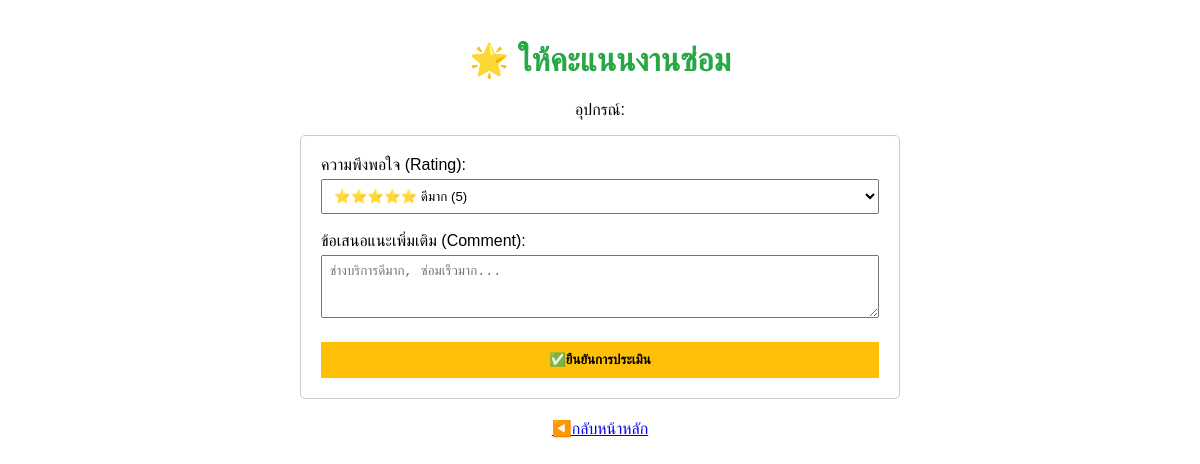
/evaluate/1 (signed in), run on an earlier commit of the app's database.
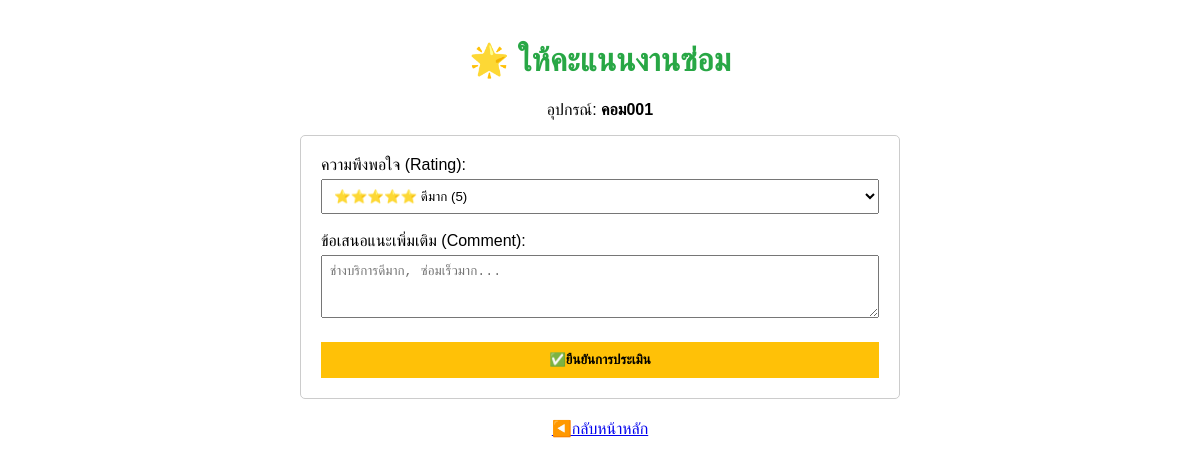
And on a later commit of the database.
### tables this page shows
CREATE TABLE repairs (
    repair_id INTEGER PRIMARY KEY AUTOINCREMENT,
    user_id INTEGER NOT NULL,
    device_name TEXT NOT NULL,
    problem_detail TEXT NOT NULL,
    location TEXT NOT NULL,
    status TEXT DEFAULT 'Pending',
    report_date TIMESTAMP DEFAULT CURRENT_TIMESTAMP,
    technician_note TEXT,
    spare_parts TEXT,
    cost INTEGER DEFAULT 0,
    FOREIGN KEY (user_id) REFERENCES users (user_id)
);

### app.py (the view, shortened to what this page needs)
@app.route('/evaluate/<int:repair_id>', methods=['GET', 'POST'])
def evaluate(repair_id):
    if 'user_id' not in session:
        return redirect(url_for('login'))
    conn = get_db_connection()
    repair = conn.execute('SELECT * FROM repairs WHERE repair_id = ?', (repair_id,)).fetchone()
    conn.close()
    return render_template('evaluate.html', repair=repair)

### app.py (called while the page is built)
def get_db_connection():
    conn = sqlite3.connect('maintenance.db')
    conn.row_factory = sqlite3.Row
    return conn

### templates/evaluate.html (shortened to what this page needs)
<!DOCTYPE html>
<html>
<head>
</head>
<body>
    <h1>🌟 ให้คะแนนงานซ่อม</h1>
    <p>อุปกรณ์: <strong>{{ repair['device_name'] }}</strong></p>
    <form method="POST">
        <label>ความพึงพอใจ (Rating):</label>
        <select name="rating" required>
            <option value="5">⭐⭐⭐⭐⭐ ดีมาก (5)</option>
        </select>
        <br><br>
        <label>ข้อเสนอแนะเพิ่มเติม (Comment):</label>
        <textarea name="comment" rows="3" placeholder="ช่างบริการดีมาก, ซ่อมเร็วมาก..."></textarea>
        <button type="submit">✅ยืนยันการประเมิน</button>
    </form>
    <a href="{{ url_for('dashboard') }}" style="display:block; margin-top:20px;">◀️กลับหน้าหลัก</a>
</body>
</html>

### templates/evaluate.html (style rules this page uses)
body { font-family: sans-serif; padding: 20px; max-width: 600px; margin: auto; text-align: center; }
form { border: 1px solid #ccc; padding: 20px; border-radius: 5px; text-align: left; }
select, textarea { width: 100%; padding: 8px; margin-top: 5px; box-sizing: border-box; }
button { margin-top: 20px; padding: 10px 20px; background-color: #ffc107; border: none; cursor: pointer; color: black; font-weight: bold; width: 100%; }
h1 { color: #28a745; }

What changed in the data, as far as the page shows it:
added repairs: device_name "คอม001"
